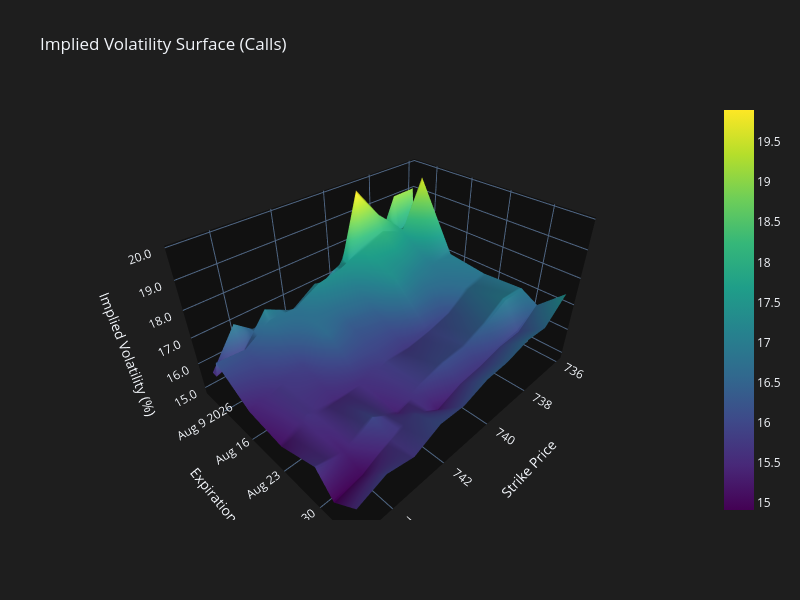

The cell this chart's notebook holds for it:
### Markdown cell above
Implied volatility surfaces extend these ideas to three-dimensions to visualise both skew and term-structure characteristics together. As you can see, this surface is far from constant.

### Code cell
from blackScholesChain import impliedVol
import yfinance as yf
import numpy as np
import datetime as dt
from pandas import DataFrame, Series
import plotly.graph_objects as go

#PARAMETERS
stock = yf.Ticker("SPY")
strikes = 10
r = 0.035 #risk-free rate
no_expirations = 8 #<= len(stock.options)

#IMPLIED VOL CALCULATIONS
dates = np.array(stock.options[5:no_expirations+5], dtype = "datetime64[D]", order = "K", subok = False, ndmin = 0)
t_till = np.array(dates-np.full(no_expirations, fill_value = dt.date.today(), dtype = "datetime64[D]"), dtype = "float64")/365 #time till expiration; in years
S = stock.info["regularMarketPrice"]

k = 0
for i,t in enumerate(t_till):
    c,p = DataFrame(stock.option_chain(date = str(dates[i]))[0]),DataFrame(stock.option_chain(date = str(dates[i]))[1])
    c.set_index("strike", inplace = True), p.set_index("strike", inplace = True)
    c["Intrinsic Value"] = Series(S - c.index, index = c.index).map(lambda x: max(0,x))
    p["Intrinsic Value"] = Series(p.index - S, index = p.index).map(lambda x: max(0,x))
    c = c.iloc[(c.index.get_loc(c["Intrinsic Value"].idxmin()) - strikes//2):(c.index.get_loc(c["Intrinsic Value"].idxmin()) + strikes//2), 2]
    p = p.iloc[(p.index.get_loc(p["Intrinsic Value"][p["Intrinsic Value"] != 0].idxmin()) - strikes//2):(p.index.get_loc(p["Intrinsic Value"][p["Intrinsic Value"] != 0].idxmin()) + strikes//2), 2]
    if k == 0:
        call, put = DataFrame(columns = c.index), DataFrame(columns = p.index)
        call.index.name = "Call"
        put.index.name = "Put"
        k += 1
    call.loc[dates[i]], put.loc[dates[i]] = impliedVol(S,c.index,r,t,c,p)
#print(f"{call.iloc[:,:6]}\n\n{put.iloc[:,:6]}")

#PLOT
X,Y = np.meshgrid(c.index, call.index)
fig = go.Figure(data = [go.Surface(x=X, y=Y, z=np.array(call), colorscale = "viridis")])
fig.update_layout(title = "Implied Volatility Surface (Calls)", scene = dict(xaxis_title="Strike Price", yaxis_title = "Expiration", zaxis_title = "Implied Volatility (%)"), width = 800, height = 600, template="plotly_dark", paper_bgcolor = "#1E1E1E", plot_bgcolor = "#1E1E1E")
fig.update_scenes(zaxis = {"tickformat":".1f"})
fig.show()
